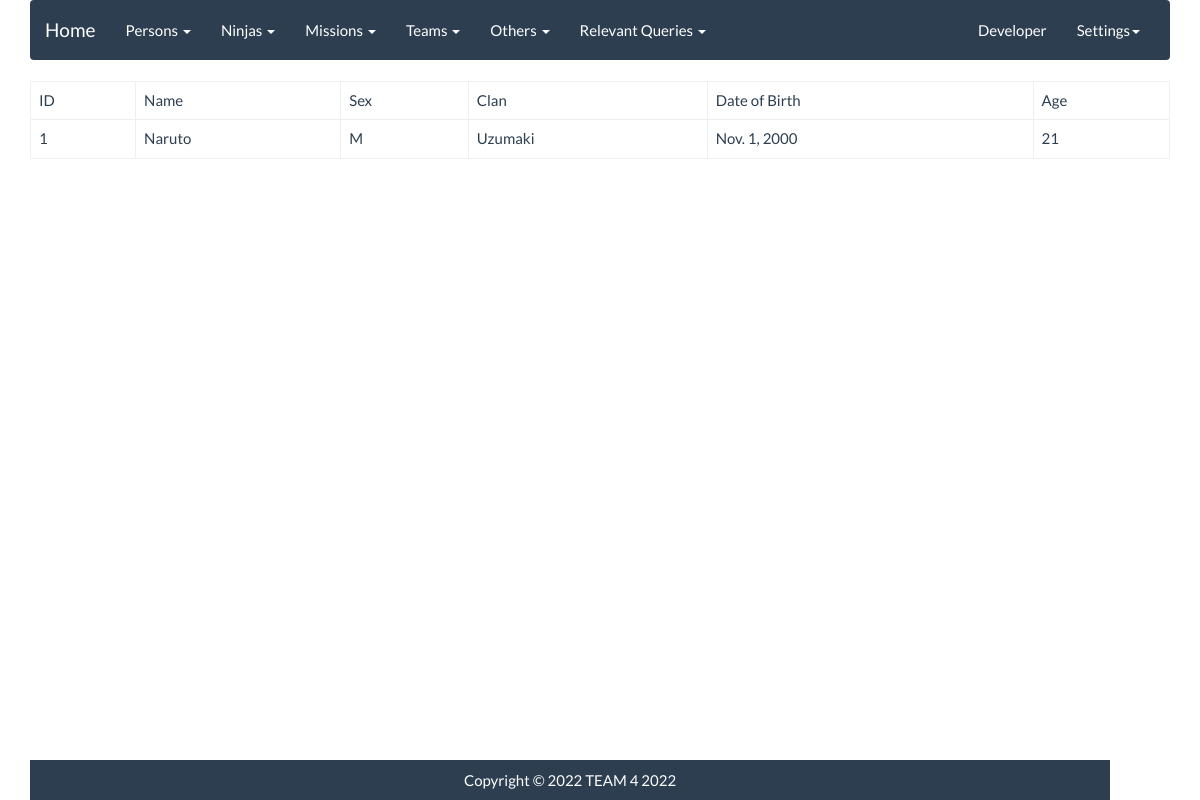
Page /village/person on the earlier database version.
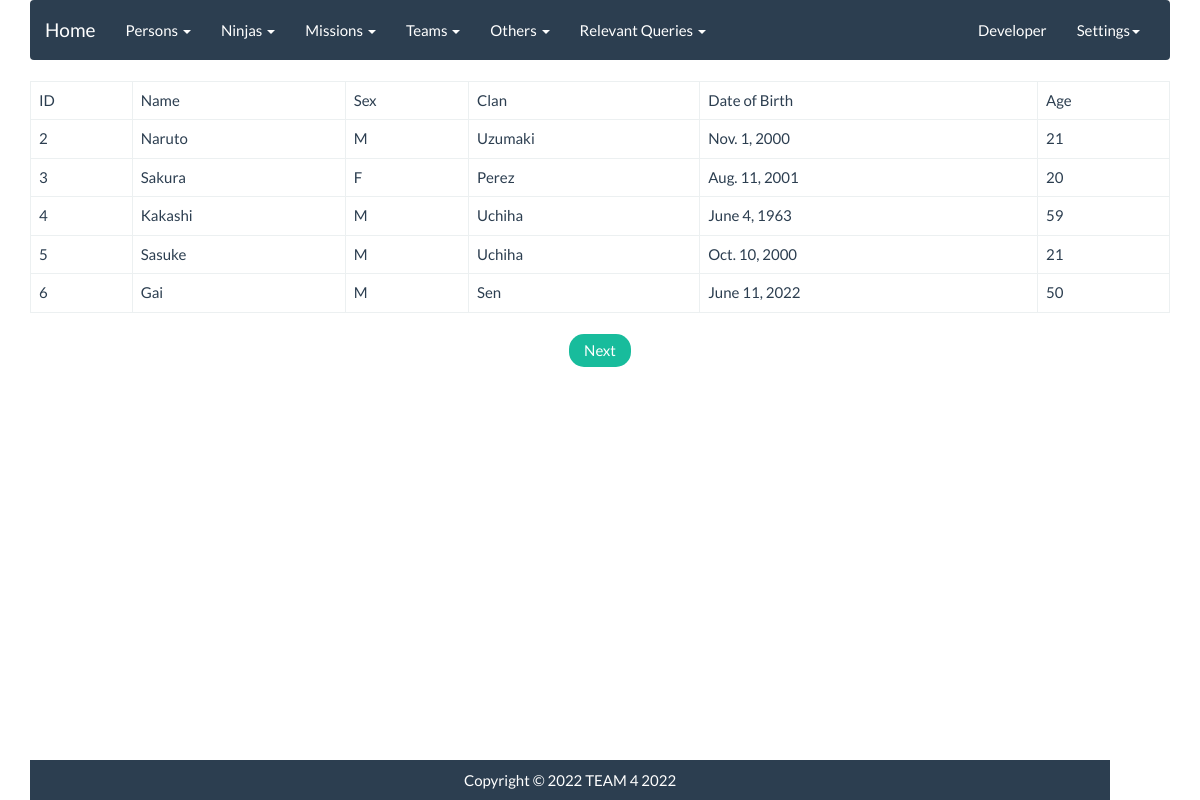
Same page on the later database version.
### village/models.py (models this page shows, shortened)
class Person(models.Model):
    name_p = models.CharField(max_length=30)
    gender = models.CharField(max_length=1, validators=[person_gender_validator]) #M o F
    clan = models.CharField(max_length=30)
    date_of_birth = models.DateField()
    age = models.IntegerField()

### village/views.py (the view)
# urls.py: path('person', views.PersonList.as_view(), name='person'),
class PersonList(ListView):
    ordering = ['id']
    model = Person
    template_name = 'persons/index.html'
    paginate_by = 5

### templates/persons/index.html (shortened to what this page needs)
{% extends 'base/base.html' %}
{% block content %}
<table class="table table-bordered">
	<thead>
		<tr>
			<td>ID</td>
			<td>Name</td>
			<td>Sex</td>
			<td>Clan</td>
			<td>Date of Birth</td>
			<td>Age</td>
		</tr>
	</thead>
	<tbody>
		{% if object_list %}
		{% for object in object_list %}
		<tr>
			<td>{{ object.id }}</td>
			<td>{{ object.name_p }}</td>
			<td>{{ object.gender }}</td>
			<td>{{ object.clan }}</td>
			<td>{{ object.date_of_birth }}</td>
			<td>{{ object.age }}</td>
		</tr>
		{% endfor %}
		{% else %}
		<h1>There is not persons registers</h1>
		{% endif %}
	</tbody>
</table>
<ul class="pager">
	<li>
		{% if page_obj.has_next %}
     	 <a href="?page={{ page_obj.next_page_number }}">Next</a>
    	{% endif %}
    </li>
</ul>
{% endblock%}

### templates/base/base.html (shortened to what this page needs)
{% load static %}
<!DOCTYPE html>
<html lang="es">
<head>
	<link rel="stylesheet" href="{% static 'css/bootstrap.min.css' %}">
</head>
<body>
<div class="container">
	{% block navbar %}
		<div class="bs-docs-section clearfix">
		    <div class="row">
		        <div class="col-lg-12">
		            <div class="bs-component">
		            	<nav class="navbar navbar-default">
		                	<div class="container-fluid">
								<div class="navbar-header">
		                    		<a class="navbar-brand" href="{% url 'village:home' %}">Home</a>
		                  		</div>
		                  	<div class="collapse navbar-collapse" id="bs-example-navbar-collapse-1">
		                    	<ul class="nav navbar-nav">
		                      		<li class="dropdown">
		                        		<a href="#" class="dropdown-toggle" data-toggle="dropdown" role="button" aria-expanded="false">Persons <span class="caret"></span></a>
									</li>
			                        <li class="dropdown">
			                        	<a href="#" class="dropdown-toggle" data-toggle="dropdown" role="button" aria-expanded="false">Ninjas <span class="caret"></span></a>
									</li>
									<li class="dropdown">
		                        		<a href="#" class="dropdown-toggle" data-toggle="dropdown" role="button" aria-expanded="false">Missions <span class="caret"></span></a>
									</li>
									<li class="dropdown">
		                        		<a href="#" class="dropdown-toggle" data-toggle="dropdown" role="button" aria-expanded="false">Teams <span class="caret"></span></a>
									</li>
									<li class="dropdown">
		                        		<a href="#" class="dropdown-toggle" data-toggle="dropdown" role="button" aria-expanded="false">Others <span class="caret"></span></a>
									</li>
									<li class="dropdown">
		                        		<a href="#" class="dropdown-toggle" data-toggle="dropdown" role="button" aria-expanded="false">Relevant Queries <span class="caret"></span></a>
									</li>
		                    	</ul>
		                    	<ul class="nav navbar-nav navbar-right">
		                        	<li class="dropdown"><a href="http://github.com/rolysr" onclick="pageTracker._link(this.href); return false;">Developer</a>
		                        	</li>
		                        	<li class="dropdown">
		                        		<a href="#" class="dropdown-toggle" data-toggle="dropdown" role="button" aria-expanded="false">Settings<span class="caret"></span></a>
		                      		</li>
		                    	</ul>
		                    </div>
		                </div>
		            </nav>
		        </div>
           	</div>
        </div>
    </div>
	{% endblock %}
	{% block content %}{% endblock %}
	{% block footer %}
	<footer id="main-footer" class="py-4 bg-primary text-white text-center">
		Copyright &copy;
		<span class="year"></span> TEAM 4 2022
	</footer>
	{% endblock%}
</div>
</body>
</html>

### templates/base/base.html (style rules this page uses)
#main-footer { position: fixed; padding: 10px 10px 0px 10px; bottom: 0%; width: 90%; height: 40px; }

Differences in the rows shown:
removed Person: id "1", name_p "Naruto", gender "M", clan "Uzumaki", date_of_birth "Nov. 1, 2000", age "21"
added Person: id "2", name_p "Naruto", gender "M", clan "Uzumaki", date_of_birth "Nov. 1, 2000", age "21"
added Person: id "3", name_p "Sakura", gender "F", clan "Perez", date_of_birth "Aug. 11, 2001", age "20"
added Person: id "4", name_p "Kakashi", gender "M", clan "Uchiha", date_of_birth "June 4, 1963", age "59"
added Person: id "5", name_p "Sasuke", gender "M", clan "Uchiha", date_of_birth "Oct. 10, 2000", age "21"
added Person: id "6", name_p "Gai", gender "M", clan "Sen", date_of_birth "June 11, 2022", age "50"
Other differences:
text now shown: "Next"
